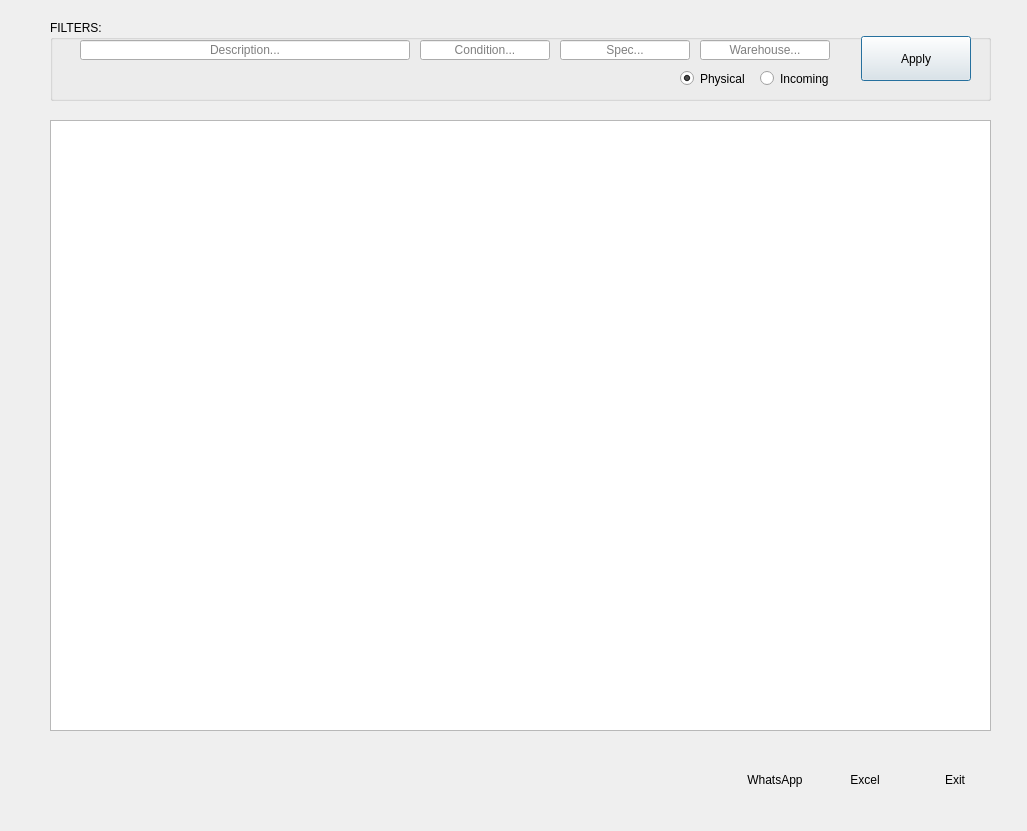
<?xml version="1.0" encoding="UTF-8"?>
<ui version="4.0">
 <class>InventoryForm</class>
 <widget class="QDialog" name="InventoryForm">
  <property name="geometry">
   <rect>
    <x>0</x>
    <y>0</y>
    <width>1027</width>
    <height>831</height>
   </rect>
  </property>
  <property name="windowTitle">
   <string>Inventory</string>
  </property>
  <property name="windowIcon">
   <iconset resource="../app/icons.qrc">
    <normaloff>:/warehouse</normaloff>:/warehouse</iconset>
  </property>
  <property name="styleSheet">
   <string notr="true"/>
  </property>
  <widget class="QTableView" name="view">
   <property name="geometry">
    <rect>
     <x>50</x>
     <y>120</y>
     <width>941</width>
     <height>611</height>
    </rect>
   </property>
  </widget>
  <widget class="QToolButton" name="exit">
   <property name="geometry">
    <rect>
     <x>920</x>
     <y>750</y>
     <width>70</width>
     <height>60</height>
    </rect>
   </property>
   <property name="text">
    <string>Exit</string>
   </property>
   <property name="icon">
    <iconset resource="../app/icons.qrc">
     <normaloff>:/exit</normaloff>:/exit</iconset>
   </property>
   <property name="iconSize">
    <size>
     <width>32</width>
     <height>32</height>
    </size>
   </property>
   <property name="toolButtonStyle">
    <enum>Qt::ToolButtonTextUnderIcon</enum>
   </property>
   <property name="autoRaise">
    <bool>true</bool>
   </property>
  </widget>
  <widget class="QGroupBox" name="groupBox">
   <property name="geometry">
    <rect>
     <x>50</x>
     <y>20</y>
     <width>941</width>
     <height>81</height>
    </rect>
   </property>
   <property name="title">
    <string>FILTERS:</string>
   </property>
   <widget class="QLineEdit" name="description">
    <property name="geometry">
     <rect>
      <x>30</x>
      <y>20</y>
      <width>330</width>
      <height>20</height>
     </rect>
    </property>
    <property name="alignment">
     <set>Qt::AlignCenter</set>
    </property>
    <property name="placeholderText">
     <string>Description...</string>
    </property>
   </widget>
   <widget class="QLineEdit" name="condition">
    <property name="geometry">
     <rect>
      <x>370</x>
      <y>20</y>
      <width>130</width>
      <height>20</height>
     </rect>
    </property>
    <property name="alignment">
     <set>Qt::AlignCenter</set>
    </property>
    <property name="placeholderText">
     <string>Condition...</string>
    </property>
   </widget>
   <widget class="QLineEdit" name="spec">
    <property name="geometry">
     <rect>
      <x>510</x>
      <y>20</y>
      <width>130</width>
      <height>20</height>
     </rect>
    </property>
    <property name="text">
     <string/>
    </property>
    <property name="alignment">
     <set>Qt::AlignCenter</set>
    </property>
    <property name="placeholderText">
     <string>Spec...</string>
    </property>
   </widget>
   <widget class="QLineEdit" name="warehouse">
    <property name="geometry">
     <rect>
      <x>650</x>
      <y>20</y>
      <width>130</width>
      <height>20</height>
     </rect>
    </property>
    <property name="alignment">
     <set>Qt::AlignCenter</set>
    </property>
    <property name="placeholderText">
     <string>Warehouse...</string>
    </property>
   </widget>
   <widget class="QPushButton" name="apply">
    <property name="geometry">
     <rect>
      <x>811</x>
      <y>16</y>
      <width>110</width>
      <height>45</height>
     </rect>
    </property>
    <property name="text">
     <string>Apply</string>
    </property>
    <property name="default">
     <bool>true</bool>
    </property>
   </widget>
   <widget class="QRadioButton" name="incoming">
    <property name="geometry">
     <rect>
      <x>710</x>
      <y>50</y>
      <width>70</width>
      <height>17</height>
     </rect>
    </property>
    <property name="text">
     <string>Incoming</string>
    </property>
   </widget>
   <widget class="QRadioButton" name="physical">
    <property name="geometry">
     <rect>
      <x>630</x>
      <y>50</y>
      <width>70</width>
      <height>17</height>
     </rect>
    </property>
    <property name="text">
     <string>Physical</string>
    </property>
    <property name="checkable">
     <bool>true</bool>
    </property>
    <property name="checked">
     <bool>true</bool>
    </property>
    <property name="autoExclusive">
     <bool>true</bool>
    </property>
   </widget>
  </widget>
  <widget class="QToolButton" name="excel">
   <property name="geometry">
    <rect>
     <x>830</x>
     <y>750</y>
     <width>70</width>
     <height>60</height>
    </rect>
   </property>
   <property name="text">
    <string>Excel</string>
   </property>
   <property name="icon">
    <iconset resource="../app/icons.qrc">
     <normaloff>:/excel</normaloff>:/excel</iconset>
   </property>
   <property name="iconSize">
    <size>
     <width>32</width>
     <height>32</height>
    </size>
   </property>
   <property name="toolButtonStyle">
    <enum>Qt::ToolButtonTextUnderIcon</enum>
   </property>
   <property name="autoRaise">
    <bool>true</bool>
   </property>
  </widget>
  <widget class="QToolButton" name="whatsapp">
   <property name="geometry">
    <rect>
     <x>740</x>
     <y>750</y>
     <width>70</width>
     <height>60</height>
    </rect>
   </property>
   <property name="minimumSize">
    <size>
     <width>70</width>
     <height>60</height>
    </size>
   </property>
   <property name="maximumSize">
    <size>
     <width>70</width>
     <height>60</height>
    </size>
   </property>
   <property name="text">
    <string>WhatsApp</string>
   </property>
   <property name="icon">
    <iconset>
     <normaloff>../app/icons/whatsapp.png</normaloff>../app/icons/whatsapp.png</iconset>
   </property>
   <property name="iconSize">
    <size>
     <width>40</width>
     <height>40</height>
    </size>
   </property>
   <property name="toolButtonStyle">
    <enum>Qt::ToolButtonTextUnderIcon</enum>
   </property>
   <property name="autoRaise">
    <bool>true</bool>
   </property>
  </widget>
 </widget>
 <resources>
  <include location="../app/icons.qrc"/>
 </resources>
 <connections>
  <connection>
   <sender>exit</sender>
   <signal>clicked()</signal>
   <receiver>InventoryForm</receiver>
   <slot>close()</slot>
   <hints>
    <hint type="sourcelabel">
     <x>923</x>
     <y>778</y>
    </hint>
    <hint type="destinationlabel">
     <x>757</x>
     <y>766</y>
    </hint>
   </hints>
  </connection>
 </connections>
</ui>
